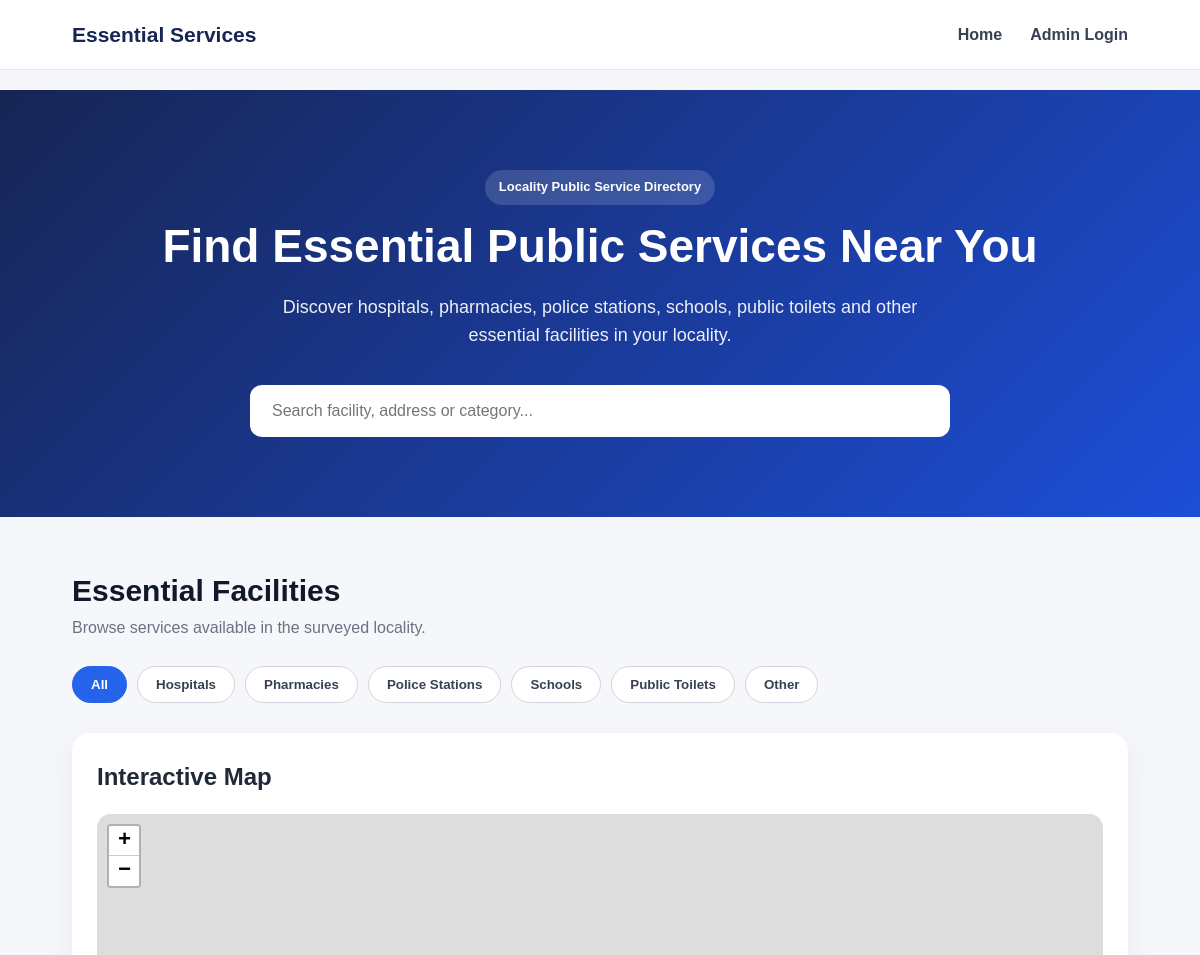
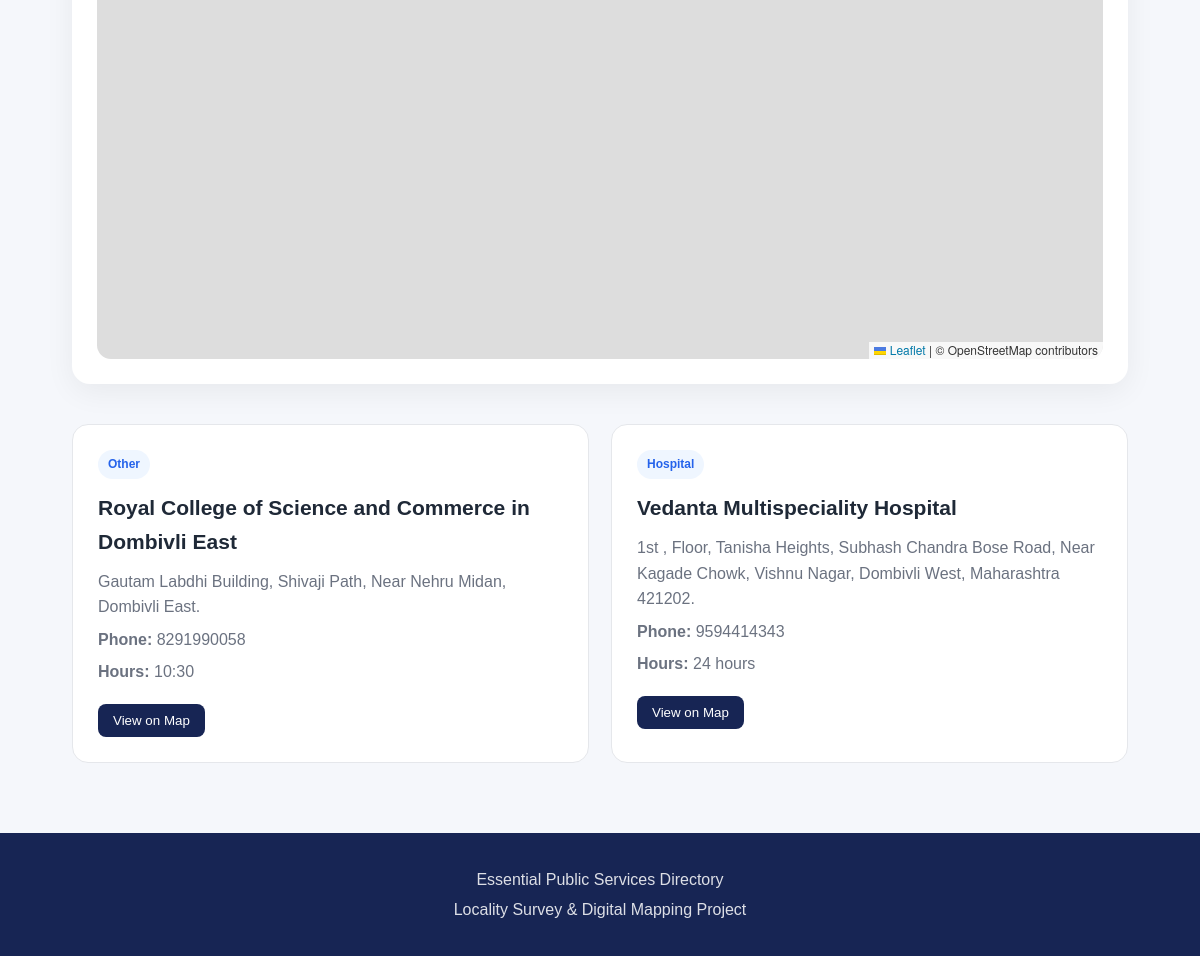
The page / on the database its author committed (2 pictures, top to bottom).
### tables this page shows
CREATE TABLE facilities (
            id INTEGER PRIMARY KEY AUTOINCREMENT,
            name TEXT NOT NULL,
            category TEXT NOT NULL,
            address TEXT NOT NULL,
            phone TEXT,
            description TEXT,
            latitude REAL,
            longitude REAL,
            opening_hours TEXT,
            created_at TIMESTAMP DEFAULT CURRENT_TIMESTAMP
        );

### app.py (the view)
@app.route("/")
def index():
    conn = get_db_connection()
    facilities = conn.execute("""
        SELECT * FROM facilities
        ORDER BY name
    """).fetchall()
    conn.close()
    return render_template(
        "index.html",
        facilities=facilities
    )

### app.py (called while the page is built)
def get_db_connection():
    conn = sqlite3.connect(DATABASE)
    conn.row_factory = sqlite3.Row
    return conn

### templates/index.html (shortened to what this page needs)
{% extends "base.html" %}
{% block content %}
<section class="hero">
    <div class="hero-content">
        <span class="badge">
            Locality Public Service Directory
        </span>
        <h1>
            Find Essential Public Services Near You
        </h1>
        <p>
            Discover hospitals, pharmacies, police stations,
            schools, public toilets and other essential
            facilities in your locality.
        </p>
        <div class="hero-search">
            <input
                type="text"
                id="searchInput"
                placeholder="Search facility, address or category..."
            >
        </div>
    </div>
</section>
<section class="container">
    <div class="section-heading">
        <div>
            <h2>
                Essential Facilities
            </h2>
            <p>
                Browse services available in the surveyed locality.
            </p>
        </div>
    </div>
    <div class="category-buttons">
        <button
            class="category-btn active"
            onclick="filterFacilities('All')">
            All
        </button>
        <button
            class="category-btn"
            onclick="filterFacilities('Hospital')">
            Hospitals
        </button>
        <button
            class="category-btn"
            onclick="filterFacilities('Pharmacy')">
            Pharmacies
        </button>
        <button
            class="category-btn"
            onclick="filterFacilities('Police Station')">
            Police Stations
        </button>
        <button
            class="category-btn"
            onclick="filterFacilities('School')">
            Schools
        </button>
        <button
            class="category-btn"
            onclick="filterFacilities('Public Toilet')">
            Public Toilets
        </button>
        <button
            class="category-btn"
            onclick="filterFacilities('Other')">
            Other
        </button>
    </div>
    <div class="map-section">
        <h2>
            Interactive Map
        </h2>
        <div id="map"></div>
    </div>
    <div class="facility-grid" id="facilityContainer">
        {% for facility in facilities %}
        <div
            class="facility-card"
            data-name="{{ facility.name|lower }}"
            data-category="{{ facility.category }}"
            data-address="{{ facility.address|lower }}"
        >
            <div class="facility-category">
                {{ facility.category }}
            </div>
            <h3>
                {{ facility.name }}
            </h3>
            <p>
                {{ facility.address }}
            </p>
            {% if facility.phone %}
            <p>
                <strong>Phone:</strong>
                {{ facility.phone }}
            </p>
            {% endif %}
            {% if facility.opening_hours %}
            <p>
                <strong>Hours:</strong>
                {{ facility.opening_hours }}
            </p>
            {% endif %}
            {% if facility.latitude and facility.longitude %}
            <button
                class="view-map-btn"
                onclick="focusFacility(
                    {{ facility.latitude }},
                    {{ facility.longitude }}
                )">
                View on Map
            </button>
            {% endif %}
        </div>
        {% endfor %}
    </div>
</section>
{% endblock %}

### templates/base.html (shortened to what this page needs)
<!DOCTYPE html>
<html lang="en">
<head>
    <link
        rel="stylesheet"
        href="https://unpkg.com/leaflet@1.9.4/dist/leaflet.css"
    />
    <link
        rel="stylesheet"
        href="{{ url_for('static', filename='style.css') }}"
    >
</head>
<body>
    <nav class="navbar">
        <div class="logo">
            Essential Services
        </div>
        <div class="nav-links">
            <a href="{{ url_for('index') }}">
                Home
            </a>
            {% if session.get("admin_id") %}
                <a href="{{ url_for('admin') }}">
                    Dashboard
                </a>
                <a href="{{ url_for('logout') }}">
                    Logout
                </a>
            {% else %}
                <a href="{{ url_for('login') }}">
                    Admin Login
                </a>
            {% endif %}
        </div>
    </nav>
    <main>
        {% block content %}
        {% endblock %}
    </main>
    <footer>
        <p>
            Essential Public Services Directory
        </p>
        <p>
            Locality Survey & Digital Mapping Project
        </p>
    </footer>
</body>
</html>

### static/style.css (style rules this page uses)
* { margin: 0; padding: 0; box-sizing: border-box; }
body { font-family: Arial, Helvetica, sans-serif; background: #f5f7fb; color: #1f2937; line-height: 1.6; }
.navbar { background: #ffffff; border-bottom: 1px solid #e5e7eb; height: 70px; display: flex; align-items: center; justify-content: space-between; padding: 0 6%; }
.logo { font-size: 21px; font-weight: 700; color: #172554; }
.nav-links { display: flex; gap: 28px; }
.nav-links a { text-decoration: none; color: #374151; font-weight: 600; }
.hero { background: linear-gradient( 135deg, #172554, #1d4ed8 ); color: white; padding: 80px 6%; }
.hero-content { max-width: 900px; margin: auto; text-align: center; }
.badge { display: inline-block; padding: 7px 14px; border-radius: 30px; background: #dbeafe; color: #1d4ed8; font-size: 13px; font-weight: 700; margin-bottom: 15px; }
.hero .badge { background: rgba(255, 255, 255, 0.15); color: white; }
.hero h1 { font-size: 46px; line-height: 1.15; margin-bottom: 20px; }
.hero p { max-width: 700px; margin: auto; font-size: 18px; opacity: 0.92; }
.hero-search { margin-top: 35px; }
.hero-search input { width: min(700px, 100%); padding: 17px 22px; border: none; border-radius: 12px; font-size: 16px; outline: none; }
.container { width: 88%; max-width: 1300px; margin: 50px auto; }
.section-heading { margin-bottom: 25px; }
.section-heading h2 { font-size: 30px; color: #111827; }
.section-heading p { color: #6b7280; }
.category-buttons { display: flex; flex-wrap: wrap; gap: 10px; margin-bottom: 30px; }
.category-btn { border: 1px solid #d1d5db; background: white; padding: 10px 18px; border-radius: 30px; cursor: pointer; font-weight: 600; color: #374151; }
.category-btn:hover, .category-btn.active { background: #2563eb; color: white; border-color: #2563eb; }
.map-section { background: white; padding: 25px; border-radius: 18px; box-shadow: 0 8px 30px rgba(0, 0, 0, 0.06); margin-bottom: 40px; }
.map-section h2 { margin-bottom: 18px; }
#map { width: 100%; height: 500px; border-radius: 14px; overflow: hidden; }
.facility-grid { display: grid; grid-template-columns: repeat(auto-fit, minmax(280px, 1fr)); gap: 22px; }
.facility-card { background: white; padding: 25px; border-radius: 16px; border: 1px solid #e5e7eb; transition: 0.25s; }
.facility-category { display: inline-block; background: #eff6ff; color: #2563eb; padding: 5px 10px; border-radius: 20px; font-size: 12px; font-weight: 700; margin-bottom: 12px; }
.facility-card h3 { font-size: 21px; margin-bottom: 10px; }
.facility-card p { color: #6b7280; margin-bottom: 7px; }
.view-map-btn { border: none; background: #172554; color: white; padding: 9px 15px; border-radius: 8px; cursor: pointer; margin-top: 12px; }
footer { margin-top: 70px; padding: 30px; text-align: center; background: #172554; color: white; }
footer p { margin: 4px; opacity: 0.85; }

### rows shown on the page
facilities: category "Other", name "Royal College of Science and Commerce in Dombivli East", address "Gautam Labdhi Building, Shivaji Path, Near Nehru Midan, Dombivli East.", phone "8291990058", opening_hours "10:30"
facilities: category "Hospital", name "Vedanta Multispeciality Hospital", address "1st , Floor, Tanisha Heights, Subhash Chandra Bose Road, Near Kagade Chowk, Vishnu Nagar, Dombivli West, Maharashtra 421202.", phone "9594414343", opening_hours "24 hours"
